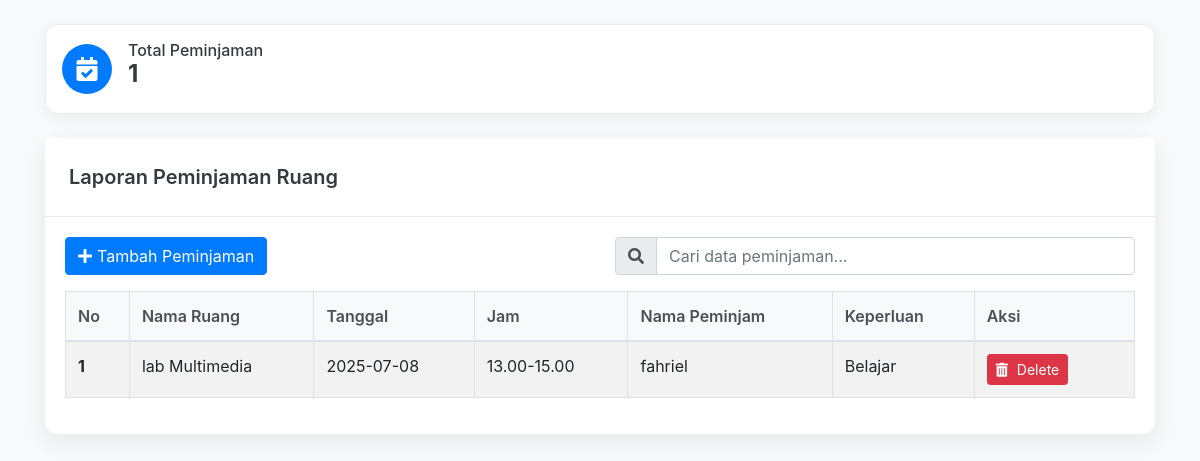
Screenshot of /status_booking.php with the database file from the repository.
### tables this page shows
CREATE TABLE `status_booking` (
  `nama_ruang` varchar(30) NOT NULL,
  `tanggal` varchar(30) NOT NULL,
  `jam` varchar(13) NOT NULL,
  `nama_user` varchar(50) NOT NULL,
  `keperluan` varchar(100) NOT NULL
);

### status_booking.php (the view, shortened to what this page needs)
<?php
include 'config.php';
$query_total_peminjaman = mysqli_query($conn, "SELECT COUNT(*) as total FROM status_booking");
$data_total_peminjaman = mysqli_fetch_assoc($query_total_peminjaman);
$total_peminjaman = $data_total_peminjaman['total'] ?? 0;
?>
<!DOCTYPE html>
<html lang="id">
<head>
    <link rel="stylesheet" href="https://cdn.jsdelivr.net/npm/bootstrap@4.5.2/dist/css/bootstrap.min.css">
    <link rel="stylesheet" href="https://cdnjs.cloudflare.com/ajax/libs/font-awesome/5.15.4/css/all.min.css">
    <link rel="stylesheet" href="https://cdn.jsdelivr.net/npm/sweetalert2@11/dist/sweetalert2.min.css">
</head>
<body>
<div class="container mt-4">
    <div class="row mb-4">
        <div class="col-md-12 mb-3 mb-md-0">
            <div class="stat-card p-3">
                <div class="d-flex align-items-center">
                    <div class="stat-icon bg-primary mr-3"><i class="fas fa-calendar-check"></i></div>
                    <div>
                        <h6 class="mb-0 text-dark">Total Peminjaman</h6>
                        <h4 class="font-weight-bold text-dark"><?= $total_peminjaman ?></h4>
                    </div>
                </div>
            </div>
        </div>
    </div>
    <div class="card interactive-card">
        <div class="card-header">Laporan Peminjaman Ruang</div>
        <div class="card-body">
            <div class="row mb-3">
                <div class="col-md-6">
                    <a href="create_booking.php" class="btn btn-primary"><i class="fas fa-plus"></i>Tambah Peminjaman</a>
                </div>
                <div class="col-md-6">
                    <div class="input-group">
                        <div class="input-group-prepend">
                            <span class="input-group-text"><i class="fas fa-search"></i></span>
                        </div>
                        <input type="text" id="searchInput" class="form-control" placeholder="Cari data peminjaman...">
                    </div>
                </div>
            </div>
            <div class="table-responsive">
                <table class="table table-bordered table-striped table-hover">
                    <thead>
                        <tr>
                            <th>No</th>
                            <th>Nama Ruang</th>
                            <th>Tanggal</th>
                            <th>Jam</th>
                            <th>Nama Peminjam</th>
                            <th>Keperluan</th>
                            <th style="width: 15%;">Aksi</th>
                        </tr>
                    </thead>
                    <tbody id="menuTableBody">
                        <?php
                        $sql = mysqli_query($conn, "SELECT *, nama_ruang FROM status_booking ORDER BY tanggal ASC, jam ASC");
                        if (!$sql) {
                            echo '<tr><td colspan="7" class="text-center text-danger"><strong>Terjadi Eror:</strong> ' . mysqli_error($conn) . '</td></tr>';
                        } else {
                            if (mysqli_num_rows($sql) > 0) {
                                $no = 1;
                                while ($r = mysqli_fetch_assoc($sql)) {
                        ?>
                                    <tr style="animation-delay: <?= ($no - 1) * 0.05 ?>s;">
                                        <th scope="row"><?= $no++; ?></th>
                                        <td><?= htmlspecialchars($r['nama_ruang']); ?></td>
                                        <td><?= htmlspecialchars($r['tanggal']); ?></td>
                                        <td><?= htmlspecialchars($r['jam']); ?></td>
                                        <td><?= htmlspecialchars($r['nama_user']); ?></td>
                                        <td><?= htmlspecialchars($r['keperluan']); ?></td>
                                        <td>
                                          <a href="delete_booking.php?nama_ruang=<?= urlencode($r['nama_ruang']); ?>" class="btn btn-danger btn-sm delete-button"> <i class="fas fa-trash-alt"></i> Delete</a>
                                        </td>
                                    </tr>
                        <?php
                                }
                            } else {
                                echo '<tr><td colspan="7" class="text-center">Tidak ada data peminjaman ditemukan.</td></tr>';
                            }
                        }
                        ?>
                    </tbody>
                </table>
            </div>
        </div>
    </div>
</div>
</body>
</html>

### status_booking.php (style rules this page uses)
body { background-color: #f8f9fa; }
.interactive-card { background-color: #fff; border-radius: 12px; border: none; box-shadow: 0 8px 25px rgba(0, 0, 0, 0.07); animation: fadeIn 0.5s ease-out; }
.stat-card { background-color: #fff; border-radius: 0.75rem; border: 1px solid #e9ecef; transition: transform 0.3s ease, box-shadow 0.3s ease; box-shadow: 0 4px 15px rgba(0,0,0,0.05); }
.stat-card .stat-icon { font-size: 1.5rem; color: #fff; border-radius: 50%; width: 50px; height: 50px; display: flex; align-items: center; justify-content: center; }
.card-header { background-color: #fff; border-bottom: 1px solid #e9ecef; padding: 1.5rem; border-top-left-radius: 12px; border-top-right-radius: 12px; font-size: 1.25rem; font-weight: 600; color: #343a40; }
.table thead th { background-color: #f8f9fa; border-bottom: 2px solid #dee2e6; font-weight: 600; color: #495057; }
.table tbody tr { opacity: 0; animation: tableRowFadeIn 0.5s ease-out forwards; }
.btn i { margin-right: 5px; }

### rows the page displays
status_booking: nama_ruang "lab Multimedia", tanggal "2025-07-08", jam "13.00-15.00", nama_user "fahriel", keperluan "Belajar"

### other values shown
$total_peminjaman "1"
